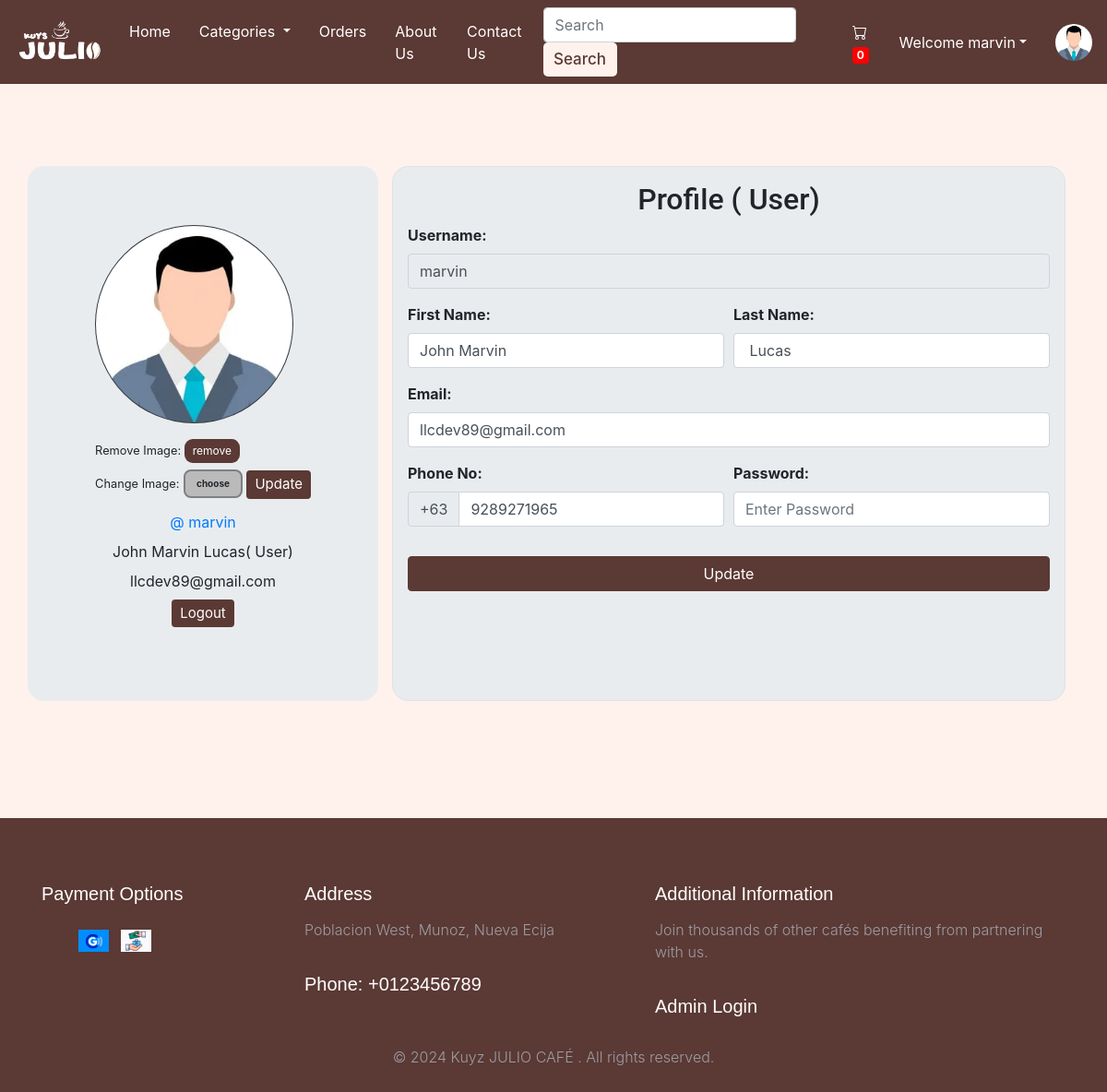
Screenshot of /viewProfile.php (signed in) with the database file from the repository.
### tables this page shows
CREATE TABLE `users` (
  `id` int(21) NOT NULL,
  `username` varchar(21) NOT NULL,
  `firstName` varchar(21) NOT NULL,
  `lastName` varchar(21) NOT NULL,
  `email` varchar(35) NOT NULL,
  `phone` bigint(20) NOT NULL,
  `userType` enum('0','1') NOT NULL DEFAULT '0' COMMENT '0=user\r\n1=admin',
  `password` varchar(255) NOT NULL,
  `joinDate` datetime NOT NULL DEFAULT current_timestamp()
);

### viewProfile.php (the view, shortened to what this page needs)
<!DOCTYPE HTML>
<html lang="en">
<head>
    <link href="assets/css/style.css" rel="stylesheet">
    <link rel="stylesheet" href="https://stackpath.bootstrapcdn.com/bootstrap/4.2.1/css/bootstrap.min.css"
>
    <link rel="stylesheet" href="https://stackpath.bootstrapcdn.com/bootstrap/4.3.1/css/bootstrap.min.css"
>
    <link rel="stylesheet" href="https://use.fontawesome.com/releases/v5.7.2/css/all.css">
</head>
<body>
    <?php include 'partials/_dbconnect.php'; ?>
    <header class="nav-down">
        <?php require 'partials/_nav.php' ?>
    </header>
    <?php
    if ($loggedin) {
        ?>
        <div class="container profile">
            <?php
            $sql = "SELECT * FROM users WHERE id='$userId'";
            $result = mysqli_query($conn, $sql);
            $row = mysqli_fetch_assoc($result);
            $username = $row['username'];
            $firstName = $row['firstName'];
            $lastName = $row['lastName'];
            $email = $row['email'];
            $phone = $row['phone'];
            $userType = $row['userType'];
            if ($userType == 0) {
                $userType = "User";
            } else {
                $userType = "Admin";
            }
            ?>
            <div class="row">
                <div class="jumbotron col-md-4 mb-3"
                    style="display: flex; justify-content: center; border-radius: 1.1rem; margin: 0 auto;">
                    <div class="user-info" style="max-width: 100%;">
                        <img class="rounded-circle mb-3 bg-dark" src="img/person-<?php echo $userId; ?>.jpg"
                            onError="this.src = 'img/profilePic.jpg'"
                            style="width: 215px; height: 215px; object-fit: cover; padding: 1px;">
                        <form action="partials/_manageProfile.php" method="POST">
                            <small>Remove Image: </small><button type="submit" class="btn cart" name="removeProfilePic"
                                style="font-size: 12px; padding: 3px 8px; border-radius: 9px;">remove</button>
                        </form>
                        <form action="partials/_manageProfile.php" method="POST" enctype="multipart/form-data"
                            style="margin-top: 7px;">
                            <div class="upload-btn-wrapper">
                                <small>Change Image:</small>
                                <button class="btn upload">choose</button>
                            </div>
                            <button type="submit" name="updateProfilePic" class="btn cart"
                                style="margin-top: -20px; font-size: 15px; padding: 3px 8px;">Update</button>
                        </form>
                        <ul class="meta list list-unstyled" style="text-align:center;">
                            <li class="username my-2"><a href="viewProfile.php">@
                                    <?php echo $username ?>
                                </a></li>
                            <li class="name">
                                <?php echo $firstName . " " . $lastName; ?><label class="label label-info">(
                                    <?php echo $userType ?>)
                                </label>
                            </li>
                            <li class="email">
                                <?php echo $email ?>
                            </li>
                            <li class="my-2"><a href="partials/_logout.php"><button class="btn cart"
                                        style="font-size: 15px; padding: 3px 8px;">Logout</button></a></li>
                        </ul>
                    </div>
                </div>
                <div class="content-panel col-md-8 mb-3" style="display: flex; justify-content: center;">
                    <div class="border p-3"
                        style="border: 2px solid rgba(0, 0, 0, 0.1); border-radius: 1.1rem; background-color: #e9ecef; width: 100%;">
                        <h2 class="title text-center">Profile<span class="pro-label label label-warning"> (
                                <?php echo $userType ?>)
                            </span></h2>
                        <form action="partials/_manageProfile.php" method="post">
                            <div class="form-group">
                                <b><label for="username">Username:</label></b>
                                <input class="form-control" id="username" name="username" type="text" disabled
                                    value="<?php echo $username ?>">
                            </div>
                            <div class="form-row">
                                <div class="form-group col-md-6">
                                    <b><label for="firstName">First Name:</label></b>
                                    <input type="text" class="form-control" id="firstName" name="firstName"
                                        placeholder="First Name" required value="<?php echo $firstName ?>">
                                </div>
                                <div class="form-group col-md-6">
                                    <b><label for="lastName">Last Name:</label></b>
                                    <input type="text" class="form-control" id="lastName" name="lastName"
                                        placeholder="Last name" required value="<?php echo $lastName ?>">
                                </div>
                            </div>
                            <div class="form-group">
                                <b><label for="email">Email:</label></b>
                                <input type="email" class="form-control" id="email" name="email"
                                    placeholder="Enter Your Email" required value="<?php echo $email ?>">
                            </div>
                            <div class="form-row">
                                <div class="form-group col-md-6">
                                    <b><label for="phone">Phone No:</label></b>
                                    <div class="input-group mb-3">
                                        <div class="input-group-prepend">
                                            <span class="input-group-text" id="basic-addon">+63</span>
                                        </div>
                                        <input type="tel" class="form-control" id="phone" name="phone"
                                            placeholder="Enter Your Phone Number" required pattern="[0-9]{10}"
                                            maxlength="10" value="<?php echo $phone ?>">
                                    </div>
                                </div>
                                <div class="form-group col-md-6">
                                    <b><label for="password">Password:</label></b>
                                    <input class="form-control" id="password" name="password" placeholder="Enter Password"
                                        type="password" required minlength="4" maxlength="21" data-toggle="password">
                                </div>
                            </div>
                            <button type="submit" name="updateProfileDetail"
                                class="btn btn-primary btn-block">Update</button>
                        </form>
                    </div>
                </div>
            </div>
        </div>
        <?php
    }
    ?>
    <?php require 'partials/_footer.php' ?>
</body>
</html>

### assets/css/style.css (style rules this page uses)
body { background-color: #fff2ec !important; font-family: "Open Sans", sans-serif; color: #334240; }
a { color: #1bbca3; }
h1, h2, h3, h4, h5, h6 { font-family: "Roboto", sans-serif; }
button.btn.cart { background-color: #5b3934 !important; color: white !important; }
.container.profile { margin: 180px auto 111px auto; }
header { height: 40px; position: fixed; top: 0; transition: top 0.2s ease-in-out; width: 100%; z-index: 1041; }
button.btn.btn-primary.btn-block { BACKGROUND-COLOR: #5b3934; border-color: #5b3934; }

### viewProfile.php (style rules this page uses)
.upload-btn-wrapper { position: relative; overflow: hidden; display: inline-block; }
button.btn.upload { border: 2px solid gray; background-color: #bababa; border-radius: 8px; font-size: 10px; font-weight: bold; }

### rows the page displays
users: username "marvin", firstName "John Marvin", lastName "Lucas", userType "User", email "llcdev89@gmail.com", phone "9289271965"

### other values shown
$count "0"
$username "marvin"
